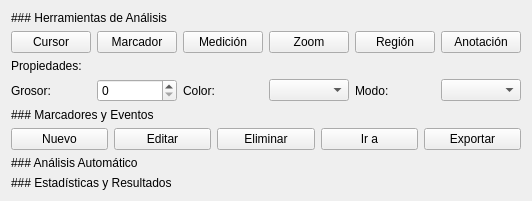
           <widget class="QWidget" name="tab_3">
            <attribute name="title">
             <string>Análisis</string>
            </attribute>
            <layout class="QVBoxLayout" name="verticalLayout_12">
             <item>
              <layout class="QGridLayout" name="gridLayout_5">
               <item row="4" column="5">
                <widget class="QPushButton" name="pushButton_38">
                 <property name="text">
                  <string>Anotación</string>
                 </property>
                </widget>
               </item>
               <item row="4" column="0">
                <widget class="QPushButton" name="pushButton_34">
                 <property name="text">
                  <string>Cursor</string>
                 </property>
                </widget>
               </item>
               <item row="4" column="3">
                <widget class="QPushButton" name="pushButton_37">
                 <property name="text">
                  <string>Zoom</string>
                 </property>
                </widget>
               </item>
               <item row="4" column="1">
                <widget class="QPushButton" name="pushButton_35">
                 <property name="text">
                  <string>Marcador</string>
                 </property>
                </widget>
               </item>
               <item row="4" column="2">
                <widget class="QPushButton" name="pushButton_36">
                 <property name="text">
                  <string>Medición</string>
                 </property>
                </widget>
               </item>
               <item row="4" column="4">
                <widget class="QPushButton" name="pushButton_39">
                 <property name="text">
                  <string>Región</string>
                 </property>
                </widget>
               </item>
               <item row="0" column="0" colspan="6">
                <widget class="QLabel" name="label_17">
                 <property name="text">
                  <string>### Herramientas de Análisis</string>
                 </property>
                 <property name="textFormat">
                  <enum>Qt::TextFormat::MarkdownText</enum>
                 </property>
                </widget>
               </item>
               <item row="6" column="0">
                <widget class="QLabel" name="label_19">
                 <property name="text">
                  <string>Grosor:</string>
                 </property>
                </widget>
               </item>
               <item row="6" column="1">
                <widget class="QSpinBox" name="spinBox_3"/>
               </item>
               <item row="6" column="2">
                <widget class="QLabel" name="label_20">
                 <property name="text">
                  <string>Color:</string>
                 </property>
                </widget>
               </item>
               <item row="6" column="4">
                <widget class="QLabel" name="label_21">
                 <property name="text">
                  <string>Modo:</string>
                 </property>
                </widget>
               </item>
               <item row="6" column="3">
                <widget class="QComboBox" name="comboBox_5"/>
               </item>
               <item row="6" column="5">
                <widget class="QComboBox" name="comboBox_6"/>
               </item>
               <item row="5" column="0" colspan="6">
                <widget class="QLabel" name="label_18">
                 <property name="text">
                  <string>Propiedades:</string>
                 </property>
                </widget>
               </item>
              </layout>
             </item>
             <item>
              <layout class="QVBoxLayout" name="verticalLayout_13">
               <item>
                <widget class="QLabel" name="label_22">
                 <property name="text">
                  <string>### Marcadores y Eventos</string>
                 </property>
                 <property name="textFormat">
                  <enum>Qt::TextFormat::MarkdownText</enum>
                 </property>
                </widget>
               </item>
               <item>
                <layout class="QHBoxLayout" name="horizontalLayout_4">
                 <item>
                  <widget class="QPushButton" name="pushButton_42">
                   <property name="text">
                    <string>Nuevo</string>
                   </property>
                  </widget>
                 </item>
                 <item>
                  <widget class="QPushButton" name="pushButton_43">
                   <property name="text">
                    <string>Editar</string>
                   </property>
                  </widget>
                 </item>
                 <item>
                  <widget class="QPushButton" name="pushButton_44">
                   <property name="text">
                    <string>Eliminar</string>
                   </property>
                  </widget>
                 </item>
                 <item>
                  <widget class="QPushButton" name="pushButton_41">
                   <property name="text">
                    <string>Ir a</string>
                   </property>
                  </widget>
                 </item>
                 <item>
                  <widget class="QPushButton" name="pushButton_40">
                   <property name="text">
                    <string>Exportar</string>
                   </property>
                  </widget>
                 </item>
                </layout>
               </item>
              </layout>
             </item>
             <item>
              <layout class="QGridLayout" name="gridLayout_6">
               <item row="0" column="0">
                <widget class="QLabel" name="label_23">
                 <property name="text">
                  <string>### Análisis Automático</string>
                 </property>
                 <property name="textFormat">
                  <enum>Qt::TextFormat::MarkdownText</enum>
                 </property>
                </widget>
               </item>
              </layout>
             </item>
             <item>
              <layout class="QVBoxLayout" name="verticalLayout_11">
               <item>
                <widget class="QLabel" name="label_24">
                 <property name="text">
                  <string>### Estadísticas y Resultados</string>
                 </property>
                 <property name="textFormat">
                  <enum>Qt::TextFormat::MarkdownText</enum>
                 </property>
                </widget>
               </item>
              </layout>
             </item>
            </layout>
           </widget>
